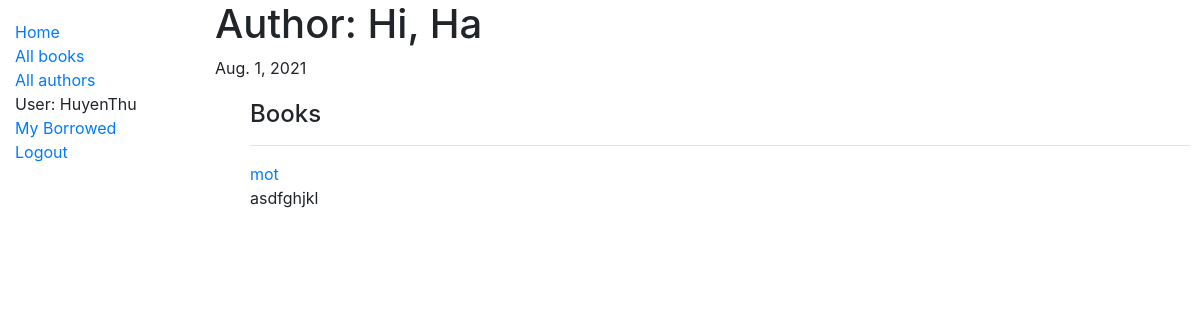
/en-us/catalog/author/1 (signed in), run on the app's committed database.
### catalog/models.py (models this page shows, shortened)
class Author(models.Model):
    first_name = models.CharField(max_length=100)
    last_name = models.CharField(max_length=100)
    date_of_birth = models.DateField(null=True, blank=True)
    date_of_death = models.DateField('Died', null=True, blank=True)
    class Meta:
        ordering = ['last_name', 'first_name']
    def __str__(self):
        return f'{self.last_name}, {self.first_name}'

class Book(models.Model):
    title = models.CharField(max_length=200)
    author = models.ForeignKey('Author', on_delete=models.SET_NULL, null=True)
    summary = models.TextField(max_length=1000, help_text='Enter a brief description of the book')
    isbn = models.CharField('ISBN', max_length=13, unique=True,help_text='13 Character <ahref="https://www.isbn-international.org/content/what-isbn">ISBN number</a>')
    genre = models.ManyToManyField(Genre, help_text='Select a genre for this book')
    def get_absolute_url(self):
        return reverse('book-detail', args=[str(self.id)])
    def display_genre(self):
        """Create a string for the Genre. This is required to display genre in Admin."""
        return ', '.join(genre.name for genre in self.genre.all()[:3])
    display_genre.short_description = 'Genre'

### catalog/views.py (the view)
# urls.py: path('author/<int:pk>', views.AuthorDetailView.as_view(), name='author-detail'),
class AuthorDetailView(generic.DetailView):
    model = Author
    def get_context_data(self, **kwargs):
        context = super().get_context_data(**kwargs)
        context['books'] = context['author'].book_set.all()
        return context

### catalog/templates/catalog/author_detail.html
{% extends "base_generic.html" %}
{% load i18n %}
{% block content %}
    <h1>{% translate "Author" %}: {{ author }}</h1>
    <p>{{ author.date_of_birth }}</p>
    <div class="container">
        <h4>{% translate "Books" %}</h4>
        {% for book in books %}
            <hr>
            <a href="{{book.get_absolute_url}}" >{{ book.title }}</a>
            <p>{{ book.summary }}</p>
        {% endfor %}
    </div>
{% endblock %}

### catalog/templates/base_generic.html (shortened to what this page needs)
{% load i18n %}
<!DOCTYPE html>
<html lang="en">
<head>
        <link rel="stylesheet" href="https://cdn.jsdelivr.net/npm/bootstrap@4.5.3/dist/css/bootstrap.min.css">
    {% load static %}
    <link rel="stylesheet" href="{% static 'css/styles.css' %}">
</head>
<body>
    <div class="container-fluid">
        <div class="row">
            <div class="col-sm-2">
                {% block sidebar %}
                    <ul class="sidebar-nav">
                        <li><a href="{% url 'index' %}">{% translate "Home" %}</a></li>
                        <li><a href="{% url 'books' %}">{% translate "All books" %}</a></li>
                        <li><a href="{% url 'authors' %}">{% translate "All authors" %}</a></li>
                        {% if user.is_authenticated %}
                            <li>{% translate 'User:' %} {{ user.get_username }}</li>
                            <li><a href="{% url 'my-borrowed' %}">{% translate "My Borrowed" %}</a></li>
                            <li><a href="{% url 'logout'%}?next={{request.path}}">{% translate 'Logout' %}</a></li>
                        {% else %}
                            <li><a href="{% url 'login'%}?next={{request.path}}">{% translate 'Login' %}</a></li>
                        {% endif %}
                    </ul>
                {% endblock %}
            </div>
            <div class="col-sm-10 ">
                {% block content %}{% endblock %}
            </div>
        </div>
    </div>
</body>
</html>

### catalog/static/styles.css (style rules this page uses)
.sidebar-nav { margin-top: 20px; padding: 0; list-style: none; }
.container { margin-left:20px; margin-top:20px }

### data on the page
Author: last_name+first_name "Hi, Ha", date_of_birth "Aug. 1, 2021"
Book: title "mot", summary "asdfghjkl"

### other printed values
{{ user.get_username }} "HuyenThu"
